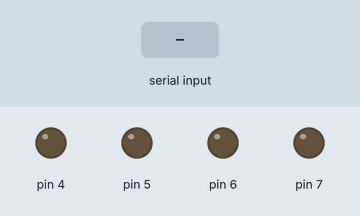
Recording of a sketch running on a simulated Arduino Uno, built with avr-gcc and run on an emulated ATmega328P. Shown: output pins drawn as LEDs (lit = HIGH). The test bench sets the inputs (shaded band).

Above: at 1.2 s.
1.3 s: "W" received over Serial
At 1.6 s:
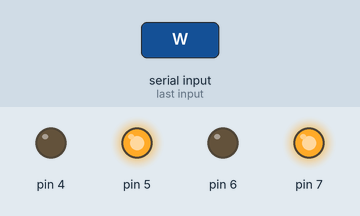
2.8 s: "S" received over Serial
At 4.0 s:
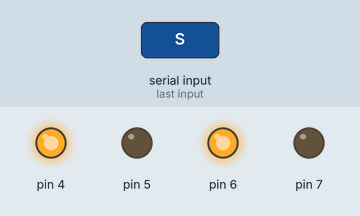
4.3 s: "D" received over Serial
At 5.1 s:
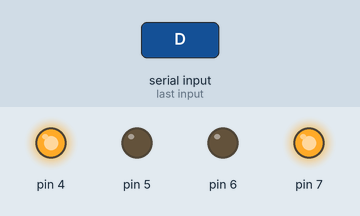
5.8 s: "A" received over Serial
At 6.3 s:
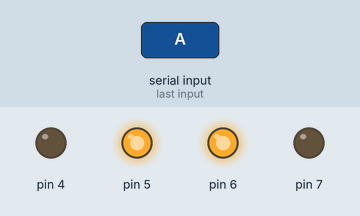
Timing chart, 0 to 8.3 s (numbered marks = the images above; inputs shaded):
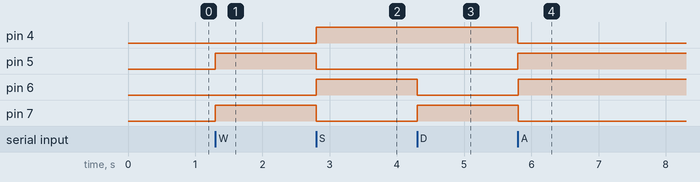

Measured:
- after the input at 1.3 s, pin 5, pin 7: LOW → HIGH at once
- after the input at 2.8 s, pin 4, pin 6: LOW → HIGH at once; pin 5, pin 7: HIGH → LOW at once
- after the input at 4.3 s, pin 6: HIGH → LOW at once; pin 7: LOW → HIGH at once
- after the input at 5.8 s, pin 4, pin 7: HIGH → LOW at once; pin 5, pin 6: LOW → HIGH at once

The sketch:

TASK_2_CODE.ino
```cpp
char key;
void setup() {
  pinMode(4,OUTPUT);
  pinMode(5,OUTPUT);
  pinMode(6,OUTPUT);
  pinMode(7,OUTPUT);
 Serial.begin(9600);
}

void loop() {
  if(Serial.available()>0){
       key= Serial.read();
  }

  if(key=='W'){
    digitalWrite(4,LOW);
    digitalWrite(5,HIGH);
    digitalWrite(6,LOW);
    digitalWrite(7,HIGH);

  }
  else if(key=='S'){
    digitalWrite(4,HIGH);
    digitalWrite(5,LOW);
    digitalWrite(6,HIGH);
    digitalWrite(7,LOW);
  }
   else if(key=='D'){
    digitalWrite(4,HIGH);
    digitalWrite(5,LOW);
    digitalWrite(6,LOW);
    digitalWrite(7,HIGH);
  }
   else if(key=='A'){
    digitalWrite(4,LOW);
    digitalWrite(5,HIGH);
    digitalWrite(6,HIGH);
   digitalWrite(7,LOW);
  }
}
```
